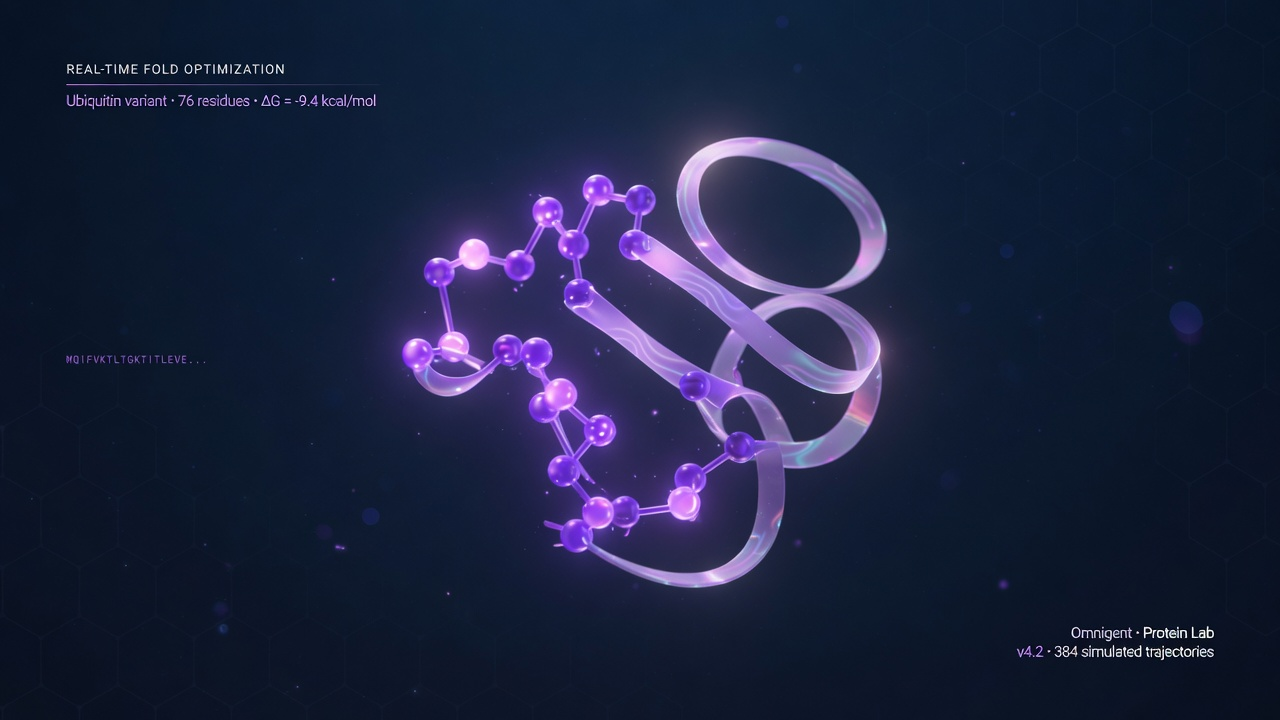
#> input picture docs/assets/omnigent_protein_lab_hero.jpg, 1280 x 720 px
$ python -i compose_nyt_30s.py   (imports and definitions only)
#> lines starting #> are read from the running program, lines starting #| are printed output that depends on the picture
#> further down, picture is the input picture: PIL image 1280x720 RGB; mean R, G, B 27.6, 34.4, 63.5
#!/usr/bin/env python3
"""
30-second NYT-style short — measured, specific, no hype rhetoric.

Visual grammar (documentary / NYT video essay):
  - Quiet opens, long enough holds to read
  - One idea per beat
  - Real assets only (Boltz CIF spin, official Omnigent UI, real metrics)
  - Lower-thirds as captions, not shouts
  - No "not X, it's Y" framing; no scoreboard gimmicks

Audio: George (storyteller), slower delivery, loudnorm broadcast.
"""

from __future__ import annotations

import json
import shutil
import subprocess
import sys
import time
import urllib.request
from pathlib import Path
from typing import List, Tuple

from PIL import Image, ImageDraw, ImageFilter, ImageFont, ImageOps

ROOT = Path(__file__).resolve().parents[1]
OUT = ROOT / "outputs" / "nyt-30s"
FRAMES = OUT / "frames"
VO = ROOT / "outputs" / "vo_nyt"
UI = ROOT / "docs" / "assets" / "omnigent-ui"
PREMIUM = ROOT / "outputs" / "glp1_premium"
W, H, FPS = 1920, 1080, 24

# Restrained palette
BG = (12, 14, 20)
WHITE = (242, 242, 245)
MUTED = (150, 155, 170)
INK = (230, 230, 235)
LINE = (80, 85, 100)
ACCENT = (180, 160, 220)  # soft violet, not neon scream
TEAL = (120, 180, 170)

SEQ = "HAEGTFTSDVSSYLEGQAAKEFIAWLVKGR"
CONF, PLDDT = 0.83, 0.90


def font(size: int, bold: bool = False):
    paths = (
        [
            "/System/Library/Fonts/Supplemental/Georgia Bold.ttf",
            "/System/Library/Fonts/Supplemental/Times New Roman Bold.ttf",
        ]
        if bold
        else [
            "/System/Library/Fonts/Supplemental/Georgia.ttf",
            "/System/Library/Fonts/Supplemental/Times New Roman.ttf",
            "/System/Library/Fonts/Supplemental/Arial.ttf",
        ]
    )
    paths += ["/System/Library/Fonts/Helvetica.ttc"]
    for p in paths:
        if Path(p).exists():
            try:
                return ImageFont.truetype(p, size=size)
            except OSError:
                continue
    return ImageFont.load_default()


# [16 lines left out: function ffprobe_dur, not called in this run]


def canvas(color=BG) -> Image.Image:
    return Image.new("RGB", (W, H), color)


# [7 lines left out: function soft_field, not called in this run]


def fit_cover(im: Image.Image, tw: int, th: int) -> Image.Image:
#> called with tw = 1920, th = 1080
    return ImageOps.fit(im.convert("RGB"), (tw, th), method=Image.Resampling.LANCZOS)


# [6 lines left out: function fit_contain, not called in this run]


def caption(img: Image.Image, text: str, small: str = "") -> Image.Image:
    """Thin documentary caption bar."""
    out = img.copy()
    d = ImageDraw.Draw(out)
    d.rectangle([0, H - 88, W, H], fill=(8, 9, 12))
    d.line([48, H - 88, 48, H], fill=ACCENT, width=3)
    d.text((64, H - 50), text, fill=WHITE, font=font(22), anchor="lm")
    if small:
        d.text((W - 48, H - 50), small, fill=MUTED, font=font(16), anchor="rm")
    return out


# [97 lines left out: functions scene_open, scene_sequence, scene_omnigent, scene_yaml_quiet, scene_metrics, not called in this run]


def scene_fold(frame: Image.Image) -> Image.Image:
    base = fit_cover(frame, W, H)
    # slight vignette
    vig = Image.new("RGB", (W, H), (0, 0, 0))
#> vig: PIL image 1920x1080 RGB; every value is 0
    mask = Image.new("L", (W, H), 0)
#> mask: PIL image 1920x1080 L; every value is 0
    md = ImageDraw.Draw(mask)
    md.ellipse([-200, -200, W + 200, H + 200], fill=255)
    mask = mask.filter(ImageFilter.GaussianBlur(80))
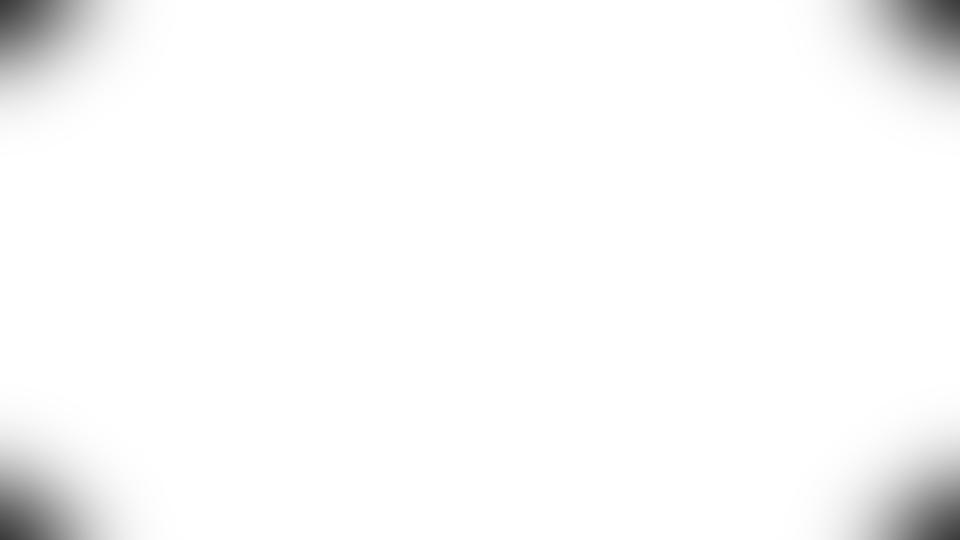
#> mask: PIL image 1920x1080 L (shown at 1/2 size); min 57, max 255, mean 249.1
    base = Image.composite(base, Image.blend(base, vig, 0.35), mask)
    return caption(base, "GLP-1 fold  ·  Boltz  ·  N→C", "Protein Lab")
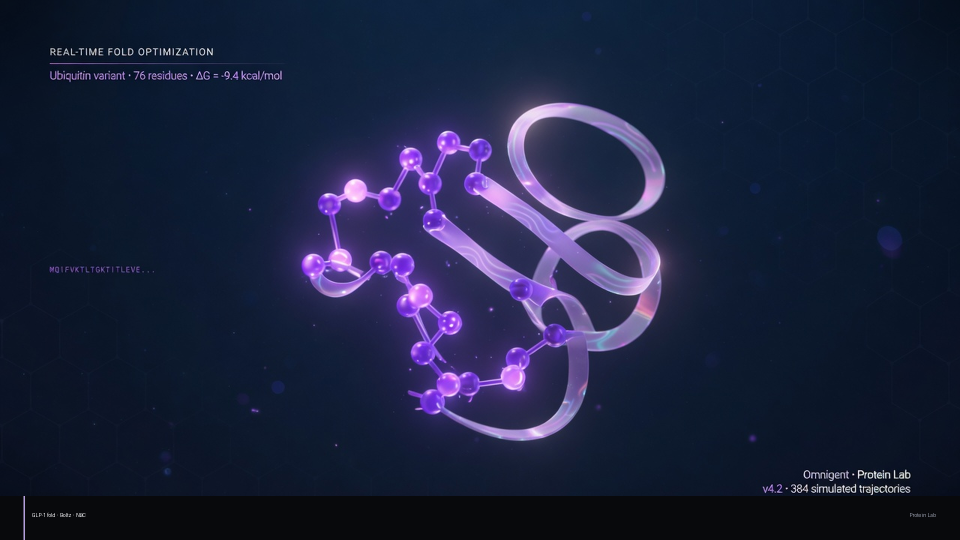
#> returned value: PIL image 1920x1080 RGB (shown at 1/2 size); mean R, G, B 27.3, 33.5, 61.2


# [7 lines left out: function scene_close, not called in this run]


def hold(img: Image.Image, sec: float) -> List[Image.Image]:
    n = max(1, int(round(sec * FPS)))
    return [img.copy() for _ in range(n)]


# [280 lines left out: functions ease_hold, spin, ensure_vo, concat_audio, main, not called in this run]


# [2 lines not run here, left out]

>>> from PIL import Image
>>> picture = Image.open('../docs/assets/omnigent_protein_lab_hero.jpg')
>>> result = scene_fold(picture)
